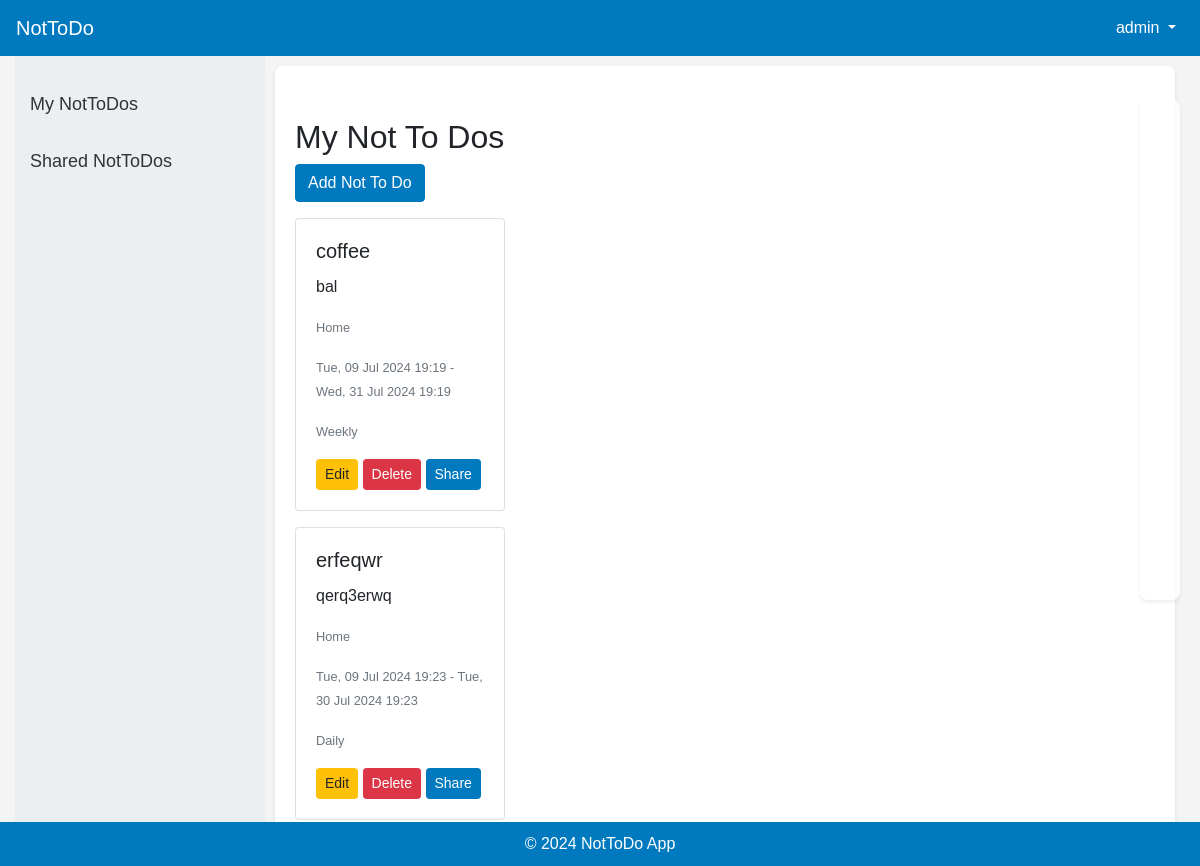
The page /nottodos/ (signed in) on the database as committed earlier.
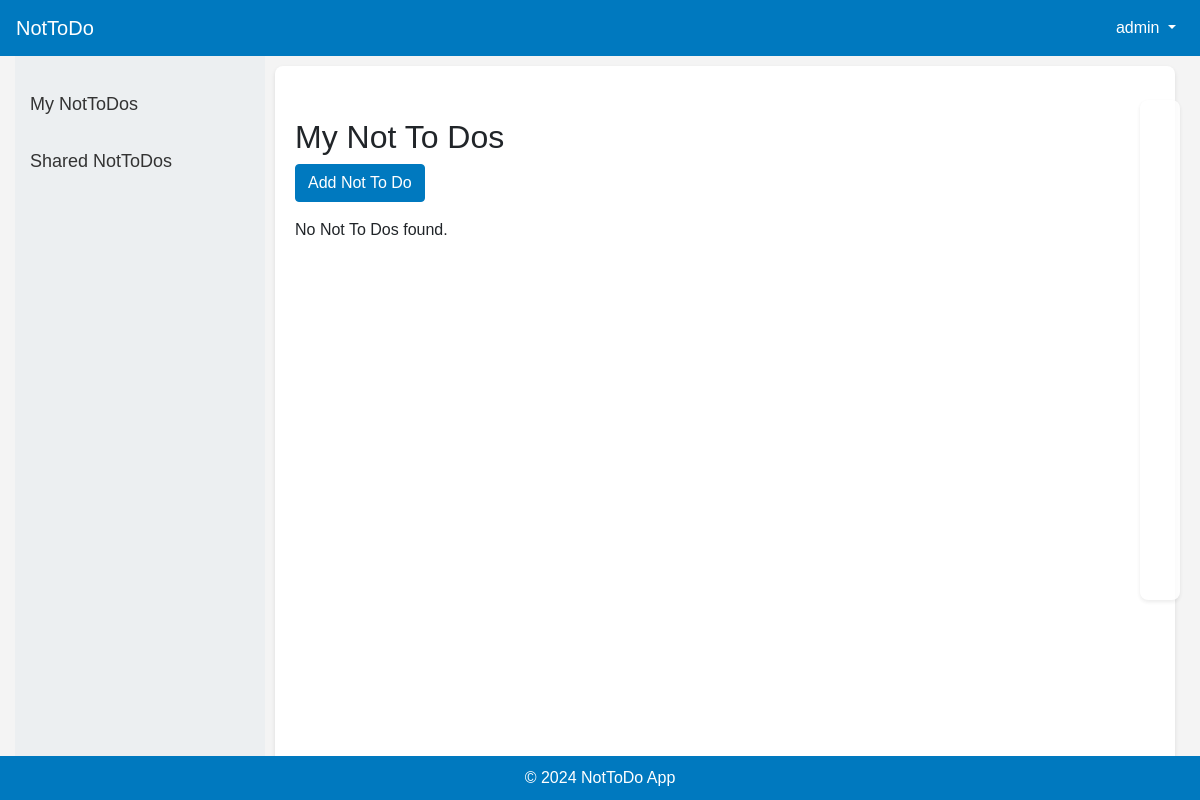
The same page on the database as committed later.
### nottodo/models.py (models this page shows, shortened)
class NotToDo(models.Model):
    user = models.ForeignKey(User, on_delete=models.CASCADE)
    title = models.CharField(max_length=255)
    description = models.TextField(blank=True, null=True)
    context = models.CharField(max_length=50, choices=[('Home', 'Home'), ('Work', 'Work'), ('Other', 'Other')])
    scheduled_start_time = models.DateTimeField(blank=True, null=True)
    scheduled_end_time = models.DateTimeField(blank=True, null=True)
    repeat = models.CharField(max_length=50, choices=[('None', 'None'), ('Daily', 'Daily'), ('Weekly', 'Weekly'), ('Monthly', 'Monthly')], default='None')
    created_at = models.DateTimeField(default=timezone.now)
    updated_at = models.DateTimeField(auto_now=True)

### nottodo/views.py (the view)
# urls.py: path('nottodos/', views.list_nottodos, name='list_nottodos'),
@login_required
def list_nottodos(request):
    nottodos = NotToDo.objects.filter(user=request.user).order_by('scheduled_start_time')
    return render(request, 'list_nottodos.html', {'nottodos': nottodos})

### nottodo/templates/list_nottodos.html (shortened to what this page needs)
{% extends 'base.html' %}
{% block content %}
<h2 class="mt-4">My Not To Dos</h2>
<a href="{% url 'add_nottodo' %}" class="btn btn-primary mb-3">Add Not To Do</a>
<div id="calendar" class="mb-4"></div>
<div class="card-list">
    {% for nottodo in nottodos %}
    <div class="card nottodo-card mb-3">
        <div class="card-body">
            <h5 class="card-title">{{ nottodo.title }}</h5>
            <p class="card-text">{{ nottodo.description }}</p>
            <p class="card-text"><small class="text-muted">{{ nottodo.context }}</small></p>
            <p class="card-text"><small class="text-muted">{{ nottodo.scheduled_start_time|date:"D, d M Y H:i" }} - {{ nottodo.scheduled_end_time|date:"D, d M Y H:i" }}</small></p>
            <p class="card-text"><small class="text-muted">{{ nottodo.get_repeat_display }}</small></p>
            <a href="{% url 'update_nottodo' nottodo.pk %}" class="btn btn-warning btn-sm">Edit</a>
            <a href="{% url 'delete_nottodo' nottodo.pk %}" class="btn btn-danger btn-sm">Delete</a>
            <a href="{% url 'share_nottodo' nottodo.pk %}" class="btn btn-primary btn-sm">Share</a>
        </div>
    </div>
    {% empty %}
    <p>No Not To Dos found.</p>
    {% endfor %}
</div>
{% endblock %}

### nottodo/templates/base.html (shortened to what this page needs)
<!DOCTYPE html>
<html lang="en">
<head>
    <link rel="stylesheet" href="https://stackpath.bootstrapcdn.com/bootstrap/4.3.1/css/bootstrap.min.css">
    {% load static %}
    <link rel="stylesheet" href="{% static 'nottodo.css' %}">
     <link href="https://cdnjs.cloudflare.com/ajax/libs/fullcalendar/3.10.2/fullcalendar.min.css" rel="stylesheet">
</head>
<body>
    <nav class="navbar navbar-expand-lg">
        <a class="navbar-brand" href="{% url 'home' %}">NotToDo</a>
        <div class="collapse navbar-collapse" id="navbarNav">
            <ul class="navbar-nav ml-auto">
                {% if user.is_authenticated %}
                <li class="nav-item dropdown">
                    <a class="nav-link dropdown-toggle" href="#" id="navbarDropdown" role="button" data-toggle="dropdown" aria-haspopup="true" aria-expanded="false">
                        {{ user.username }}
                    </a>
                </li>
                {% endif %}
            </ul>
        </div>
    </nav>
    <div class="container-fluid">
        <div class="sidebar">
            <a href="{% url 'list_nottodos' %}">My NotToDos</a>
            <a href="{% url 'list_shared_nottodos' %}">Shared NotToDos</a>
        </div>
        <div class="main-content">
            {% block content %}
            {% endblock %}
        </div>
    </div>
    <footer class="footer">
        <div class="container">
            <span>&copy; 2024 NotToDo App</span>
        </div>
    </footer>
</body>
</html>

### nottodo/static/nottodo.css (style rules this page uses)
body { font-family: 'Arial', sans-serif; background-color: #f4f4f4; margin: 0; padding: 0; display: flex; flex-direction: column; min-height: 100vh; }
.navbar { background-color: #0079bf; color: white; }
.navbar a.navbar-brand, .navbar a.nav-link { color: white !important; }
.container-fluid { display: flex; flex: 1; height: 100%; }
.sidebar { width: 250px; background-color: #eceff1; padding-top: 20px; }
.sidebar a { padding: 15px; text-decoration: none; font-size: 18px; color: #333; display: block; }
.main-content { flex: 1; padding: 20px; background-color: #fff; margin: 10px; box-shadow: 0 2px 4px rgba(0,0,0,0.1); border-radius: 8px; overflow-y: auto; }
.footer { background-color: #0079bf; color: white; text-align: center; padding: 10px 0; position: fixed; bottom: 0; width: 100%; }
.btn-primary { background-color: #0079bf; border-color: #0079bf; }
.mt-4 { margin-top: 2rem !important; }
#calendar { max-width: 600px; height: 500px; position: fixed; top: 100px; right: 20px; padding: 20px; background-color: #fff; box-shadow: 0 2px 4px rgba(0,0,0,0.1); border-radius: 8px; z-index: 999; background-size: cover; background-position: center; opacity: 0.8; color: #000; font-weight: bold; }
.card-list { display: block; width: calc(100% - 650px); margin-right: 650px; }

Rows that differ between the two databases and show on the page:
removed NotToDo: title "coffee", description "bal", context "Home", scheduled_start_time "Tue, 09 Jul 2024 19:19", scheduled_end_time "Wed, 31 Jul 2024 19:19", repeat "Weekly"
removed NotToDo: title "erfeqwr", description "qerq3erwq", context "Home", scheduled_start_time "Tue, 09 Jul 2024 19:23", scheduled_end_time "Tue, 30 Jul 2024 19:23", repeat "Daily"
Other text that changed with them:
text now shown: "No Not To Dos found."
